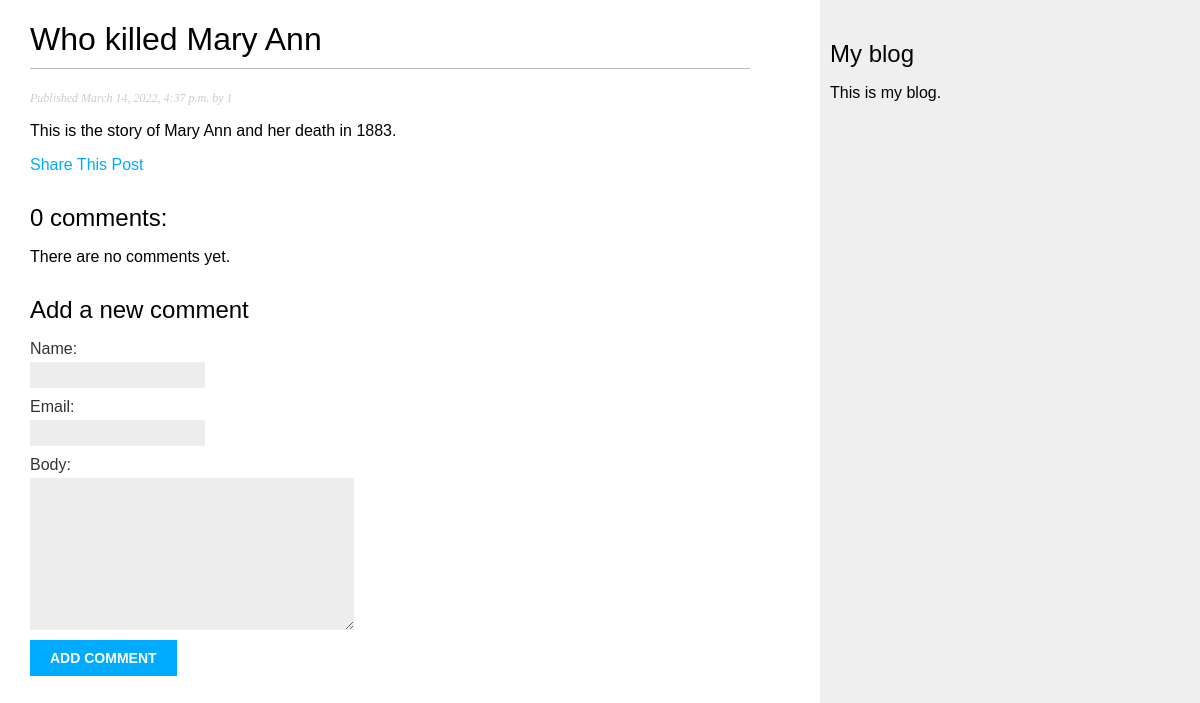
/2022/3/14/who-killed-mary-ann, run on the app's committed database.
### blog/models.py (models this page shows, shortened)
class Post(models.Model):
    STATUS_CHOICES = (
    ('draft','Draft'),
    ('published', 'Published')
    )
    title = models.CharField(max_length=250)
    slug = models.SlugField(max_length=250, unique_for_date='publish')
    author = models.CharField(max_length=40)
    author = models.CharField(max_length=50, null=True)
    body = models.TextField()
    publish = models.DateTimeField(default=timezone.now)
    created = models.DateTimeField(auto_now_add=True)
    updated = models.DateTimeField(auto_now=True)
    status = models.CharField(max_length=10, choices=STATUS_CHOICES, default='draft')
    objects = models.Manager()
    published = PublishedManager()
    class Meta:
        ordering = ('-publish',)

### blog/views.py (the view)
# urls.py: path('<int:year>/<int:month>/<int:day>/<slug:slug>', views.post_detail, name='post_detail'),
def post_detail(request, year, month, day, slug):
    post = get_object_or_404(Post, slug=slug, status='published', publish__year=year, publish__month=month, publish__day=day)
    comments = post.comments.filter(active=True)
    new_comment = None
    if request.method == 'POST':
        comment_form = CommentForm(data=request.POST)
        if comment_form.is_valid():
            new_comment = comment_form.save(commit=False)
            new_comment.post = post
            new_comment.save()
    else:
        comment_form = CommentForm()
    return render (request, 'blog/post/detail.html', {'post':post,
      'comments':comments,
      'new_comment':new_comment,
      'comment_form':comment_form})

### blog/forms.py
class CommentForm(forms.ModelForm):
    class Meta:
        model = Comment
        fields = ('name', 'email', 'body')

### blog/templates/blog/post/detail.html (shortened to what this page needs)
{% extends "blog/base.html" %}
  {% block body %}
     <h1>{{ post.title }}</h1>
     <p class="date">
       Published {{ post.publish }} by {{ post.author }}
     </p>
     {{ post.body|linebreaks }}
     <p>
         <a href="{% url 'blog:post_share' post.id %}">
             Share This Post
         </a>
     </p>
     {% with comments.count as total_comments %}
     <h2>
       {{ total_comments }} comment{{ total_comments| pluralize }}:
     </h2>
     {% endwith %}
    {% for comment in comments %}
      <div class="comment">
        <p class="info">
          Comment {{ forloop.counter }} by {{ comment.name }}
          {{ comment.created }}
      </p>
        {{ comment.body|linebreaks }}
      </div>
       {% empty %}
      <p>There are no comments yet.</p>
    {% endfor %}
    {% if new_comment %}
      <h2>Your comment has been added.</h2>
    {% else %}
       <h2>Add a new comment</h2>
       <form method="post">
         {{ comment_form.as_p }}
         <p><input type="submit" value="Add comment"></p>
       </form>
    {% endif %}
  {% endblock body %}

### blog/static/css/blog.css (style rules this page uses)
body { margin:0; padding:0; font-family:helvetica, sans-serif; }
a { color:#00abff; text-decoration:none; }
h1 { font-weight:normal; border-bottom:1px solid #bbb; padding:0 0 10px 0; }
h2 { font-weight:normal; margin:30px 0 0; }
p.date { color:#ccc; font-family: georgia, serif; font-size: 12px; font-style: italic; }
label { float:left; clear:both; color:#333; margin-bottom:4px; }
input, textarea { clear:both; float:left; margin:0 0 10px; background:#ededed; border:0; padding:6px 10px; font-size:12px; }
input[type=submit] { font-weight:bold; background:#00abff; color:#fff; padding:10px 20px; font-size:14px; text-transform:uppercase; }

### data on the page
Post: title "Who killed Mary Ann", publish "March 14, 2022, 4:37 p.m.", author "1", body "This is the story of Mary Ann and her death in 1883."

### other printed values
{{ total_comments }} "0"
{{ total_comments| pluralize }} "s"
